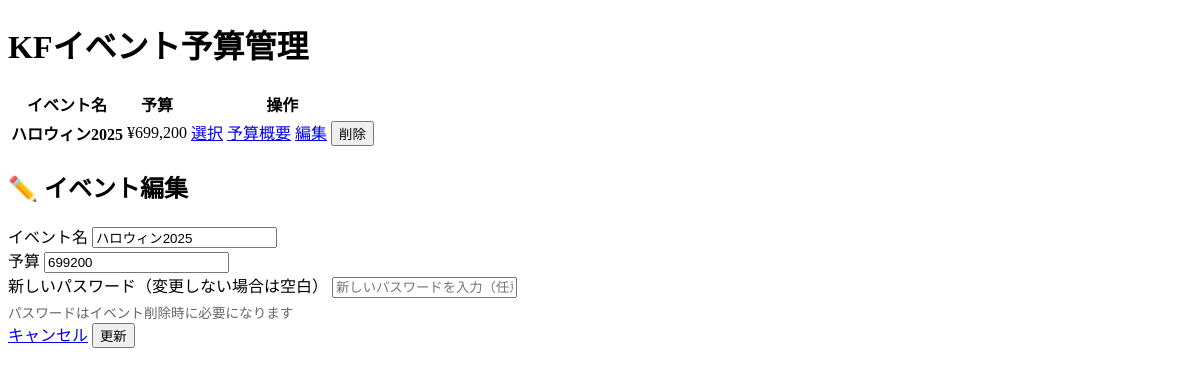
Page /?edit_event=4 on the committed database.
### tables this page shows
CREATE TABLE `events` (
  `id` int NOT NULL,
  `name` varchar(255) NOT NULL,
  `budget` int NOT NULL,
  `slack_channel_url` varchar(255) NOT NULL
);

### index.php (the view, shortened to what this page needs)
<?php
require_once __DIR__ . '/config/db_connect.php';
$events = $pdo->query('SELECT * FROM events ORDER BY id DESC')->fetchAll();
?>
<!DOCTYPE html>
<html lang="ja">
<head>
    <link rel="stylesheet" href="assets/style.css">
</head>
<body>
    <div class="container">
        <div class="main-card">
            <h1 class="title">KFイベント予算管理</h1>
            <div class="table-container">
                <table class="styled-table">
                    <thead>
                        <tr>
                            <th>イベント名</th>
                            <th>予算</th>
                            <th>操作</th>
                        </tr>
                    </thead>
                    <tbody>
                        <?php foreach ($events as $event): ?>
                        <tr>
                            <td><strong><?= htmlspecialchars($event['name']) ?></strong></td>
                            <td>¥<?= number_format($event['budget']) ?></td>
                            <td>
                                <a href="event.php?event_id=<?= $event['id'] ?>" class="btn btn-primary btn-sm">選択</a>
                                <a href="budget_overview.php?event_id=<?= $event['id'] ?>" class="btn btn-info btn-sm">予算概要</a>
                                <a href="?edit_event=<?= $event['id'] ?>" class="btn btn-edit btn-sm">編集</a>
                                <button type="button" onclick="showDeleteForm(<?= $event['id'] ?>, '<?= htmlspecialchars($event['name'], ENT_QUOTES) ?>')" class="btn btn-delete btn-sm">削除</button>
                            </td>
                        </tr>
                        <?php endforeach; ?>
                    </tbody>
                </table>
            </div>
            <?php
            if (isset($_GET['edit_event'])) {
                $edit_id = $_GET['edit_event'];
                $stmt = $pdo->prepare('SELECT * FROM events WHERE id = ?');
                $stmt->execute([$edit_id]);
                $edit_event = $stmt->fetch();
                if ($edit_event): ?>
                <h2 class="subtitle">✏️ イベント編集</h2>
                <form method="post" class="form">
                    <div class="form-group">
                        <label>イベント名</label>
                        <input type="text" name="name" value="<?= htmlspecialchars($edit_event['name']) ?>" required class="input">
                    </div>
                    <div class="form-group">
                        <label>予算</label>
                        <input type="number" name="budget" value="<?= htmlspecialchars($edit_event['budget']) ?>" required class="input">
                    </div>
                    <div class="form-group">
                        <label>新しいパスワード（変更しない場合は空白）</label>
                        <input type="password" name="new_password" class="input" placeholder="新しいパスワードを入力（任意）">
                        <small class="form-help">パスワードはイベント削除時に必要になります</small>
                    </div>
                    <div class="text-right">
                        <a href="index.php" class="btn btn-outline">キャンセル</a>
                        <button type="submit" name="update_event" class="btn btn-primary">更新</button>
                    </div>
                </form>
                <?php endif;
            } ?>
        </div>
    </div>
</body>
</html>

### index.php (style rules this page uses)
.form-help { display: block; color: #666; font-size: 0.85em; margin-top: 4px; }

### rows in the picture
events: name "ハロウィン2025", budget "699,200", budget "699200"
